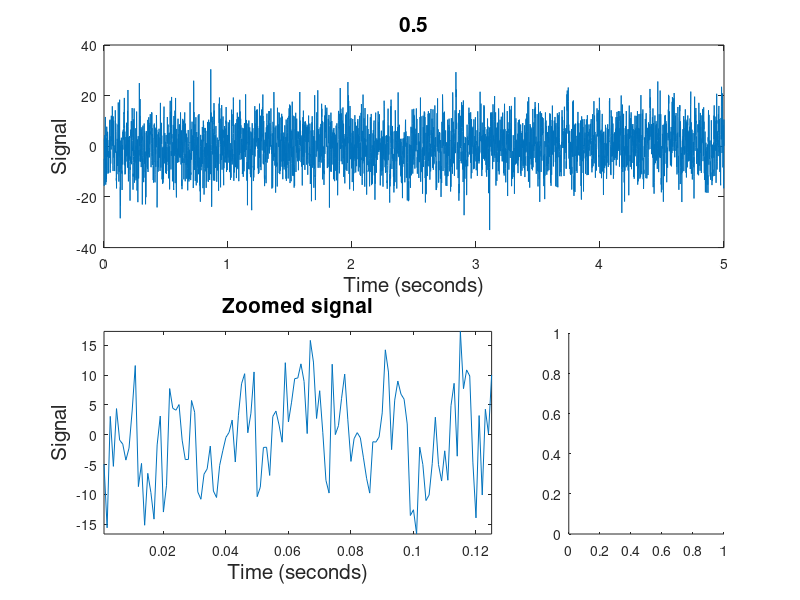

Recreate this plot in MATLAB. (Note: this script raises an error after producing the figure.)
%%% 1 Node network simulations, AR(2)
%% AR(1) Low Frequency
T = 5;      % total length of recording (seconds)
dt = 0.001; % seconds

f0 = 1/dt;  % sampling frequency (Hz)
N1 = T*f0;   % number of samples needed
df = 1/T;   % frequency resolution
fNQ = f0/2; % Nyquist frequency

taxis = dt:dt:T; % time axis


%a1 = [0.9];   % AR(1) Low Frequency
%a1 = [0.9; -0.8];   % AR(2) high freq
%a1 = [0.3; 0.3]; % AR(2) Low Frequency
%a1 = [0.9; -0.1];  % AR(2) Low frequency
a1 = [0.5];
L = length(a1);                             % Number of AR terms.
N = N1+L;                                 % Number of time steps.

x1 = zeros(N,1);    

noise = 7;                                 % noise level

for k=L+1:N                                % For each time step,
    x1(k) = sum(a1.*x1(k-1:-1:k-L)) + noise*randn();
   %...x(now) depends on past.
end
x1 = x1(L+1:end);                          % Drop the first L terms (0s).   


figure;
subplot (2,3,[1 3])                              %Plot signals.
plot(taxis, x1)

ylabel('Signal','FontSize',15)
xlabel('Time (seconds)','FontSize',15)
title(num2str(a1'),'FontSize',15);

subplot(2,3,[4 5])
plot(taxis(1:125),x1(1:125))
axis tight
ylabel('Signal','FontSize',15)
xlabel('Time (seconds)','FontSize',15)
title('Zoomed signal','FontSize',15);

subplot(2,3,6)
mySpec(x1,f0);

%%% Define inputs for model building and GoF -------------------------
data = x1';                      % Conglomerate data in one matrix
nlags = 200;                               % Define order of AR model
                                           % needs to be larger than true
                                           % order

true_coeffs = cell(1);
true_coeffs{1,1} = padarray(a1,nlags-L,'post'); % True coefficents up to 
                                                %     number of lags being estimated

tic
[ adj_spline ] = build_ar_splines( data, nlags); % Build network using splines
splinetime  = toc;
tic
[ adj_stand] = build_ar( data, nlags );          % Build network using standard ar
standardtime = toc;

which_electrode = 1;
b_est = ar_gof(adj_spline, adj_stand,data, nlags,true_coeffs,taxis,which_electrode); % Run goodness of fit tests




%% Low frequency, bandpass filtered

T = 5;      % total length of recording (seconds)
dt = 0.001; % seconds

f0 = 1/dt;  % sampling frequency (Hz)
N1 = T*f0;   % number of samples needed
df = 1/T;   % frequency resolution
fNQ = f0/2; % Nyquist frequency

taxis = dt:dt:T; % time axis


a1 = [0.3];   %AR coefficients for signal 1

L = length(a1);                             % Number of AR terms.
N = N1+L;                                 % Number of time steps.

x1 = zeros(N,1);    

noise = 1;                                 % noise level

for k=L+1:N                                % For each time step,
    x1(k) = sum(a1.*x1(k-1:-1:k-L)) + noise*randn();
   %...x(now) depends on past.
end
x1 = x1(L+1:end);                          % Drop the first L terms (0s).   


figure;
subplot (2,3,[1 3])                              %Plot signals.
plot(taxis, x1)

ylabel('Signal','FontSize',15)
xlabel('Time (seconds)','FontSize',15)
title('AR(1)','FontSize',15);

subplot(2,3,[4 5])
plot(taxis(1:125),x1(1:125))
axis tight
ylabel('Signal','FontSize',15)
xlabel('Time (seconds)','FontSize',15)
title('Zoomed signal','FontSize',15);

subplot(2,3,6)
mySpec(x1,f0);

order = 300;
band = [10 20]; % if BAND(1) >0 and BAND(2) <fNQ
f = [0 (band(1)-1)/fNQ band/fNQ (band(2)+1)/fNQ 1];
a = [0 0 1 1 0 0];


flt = firls(order,f,a);
y = filtfilt(flt,1,x1);

figure;

subplot (2,3,[1 3])                              %Plot signals.
plot(taxis, y)

ylabel('Signal','FontSize',15)
xlabel('Time (seconds)','FontSize',15)
title('Bandpass filtered Low Freq','FontSize',15);

subplot(2,3,[4 5])
plot(taxis(1:125),y(1:125))
axis tight
ylabel('Signal','FontSize',15)
xlabel('Time (seconds)','FontSize',15)
title('Zoomed signal','FontSize',15);

subplot(2,3,6)
mySpec(y,f0);





%%% Define inputs for model building and GoF -------------------------
data = y';                      % Conglomerate data in one matrix
nlags = 200;                               % Define order of AR model
                                           % needs to be larger than true
                                           % order

true_coeffs = cell(1);
true_coeffs{1,1} = padarray(a1,nlags-L,'post'); % True coefficents up to 
                                                %     number of lags being estimated

tic
[ adj_spline ] = build_ar_splines( data, nlags); % Build network using splines
splinetime  = toc;
tic
[ adj_stand] = build_ar( data, nlags );          % Build network using standard ar
standardtime = toc;
% 
% subplot 234; 
% adj_true = [1];          % Plot true network
% plotNetwork(adj_true)
% title('Truth');
% subplot 235;                               % Plot network using standard regressors
% str = {num2str(standardtime), ' seconds' };
% plotNetwork(adj_stand)
% title(strcat({'Standard, '},num2str(standardtime),{' s'}))
% subplot 236;                               % Plot network using spline regressors
% plotNetwork(adj_spline)
% title(strcat({'Spline, '},num2str(splinetime),{' s'}))

which_electrode = 1;
b_est = ar_gof(adj_spline,adj_stand, data, nlags,true_coeffs,taxis,which_electrode);
 
